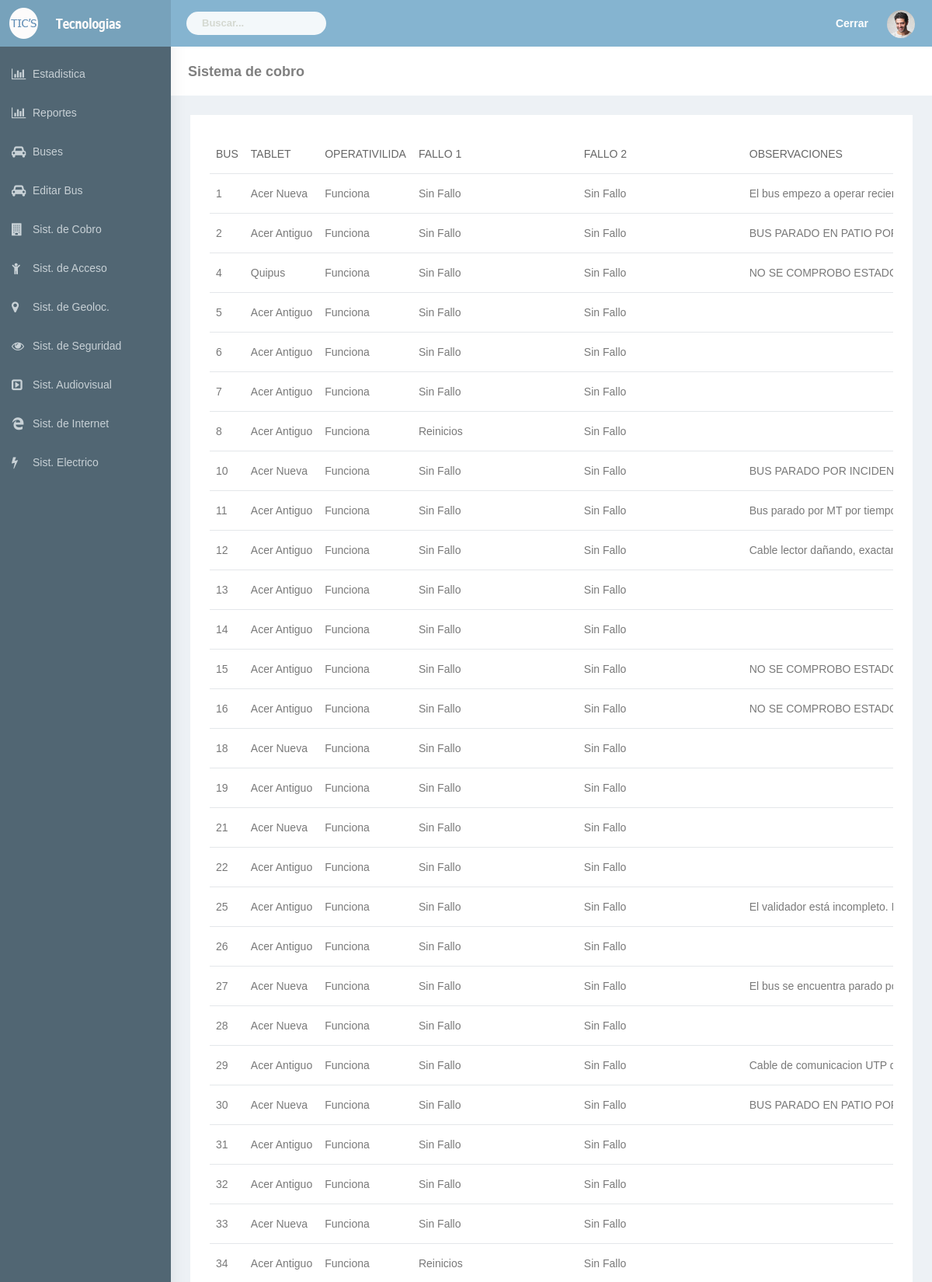
Page /html/muestra_cobro.php?dato=Funciona (upper part) on the committed database.
### tables this page shows
CREATE TABLE `cobro` (
  `idcobro` int(11) NOT NULL,
  `bus_idbus` int(11) NOT NULL,
  `instalacion_idinstalacion` int(11) NOT NULL,
  `usuario_idusuario` int(11) NOT NULL,
  `modelo_tablet` varchar(45) NOT NULL,
  `estado_operativo` varchar(45) NOT NULL,
  `descripcion_fallo_1` varchar(45) NOT NULL,
  `descripcion_fallo_2` varchar(45) NOT NULL,
  `id_validador` varchar(45) NOT NULL,
  `codigo_gamlp` varchar(45) NOT NULL,
  `cod_gamlp` varchar(45) DEFAULT NULL,
  `codigo_mfs` varchar(45) NOT NULL,
  `cod_mfs` varchar(45) DEFAULT NULL,
  `interfaz` varchar(45) NOT NULL,
  `estado_interfaz` varchar(45) NOT NULL,
  `conector_db9` varchar(45) NOT NULL,
  `estado_conector` varchar(45) NOT NULL,
  `ubicacion_cable_comunicacion` varchar(45) NOT NULL,
  `estado_cable_comunicacion` varchar(45) NOT NULL,
  `tipo_cable` varchar(45) NOT NULL,
  `tipo_hub` varchar(45) NOT NULL,
  `condicion_hub` varchar(45) NOT NULL,
  `tipo_conexion_hub` varchar(45) NOT NULL,
  `estado_conexion_hub` varchar(45) NOT NULL,
  `ext_usb` varchar(45) NOT NULL,
  `estado_usb` varchar(45) NOT NULL,
  `ubicacion_cargador` varchar(45) NOT NULL,
  `estado_cargador` varchar(45) NOT NULL,
  `tipo_tarjeta_inteligente` varchar(45) NOT NULL,
  `estado_tarjeta_inteligente` varchar(45) NOT NULL,
  `numero_serie` varchar(45) NOT NULL,
  `id_vsam` varchar(45) NOT NULL,
  `existencia_vsam` varchar(45) NOT NULL,
  `estado_vsam` varchar(45) NOT NULL,
  `tornillos_tapa_validador` varchar(45) NOT NULL,
  `observaciones` varchar(800) NOT NULL,
  `fecha` datetime NOT NULL
);

### html/muestra_cobro.php (the view, shortened to what this page needs)
<?php
include("header.php");
 ?>
        <div id="page-wrapper">
            <div class="container-fluid">
                <div class="row bg-title">
                    <div class="col-lg-3 col-md-4 col-sm-4 col-xs-12">
                        <h4 class="page-title">Sistema de cobro</h4> </div>
                </div>
                <div class="row">
                    <div class="col-sm-12">
                        <div class="white-box">
                            <div class="table  table-striped table-responsive" id="dvData">
                                <table class="table">
                                    <thead>
                                        <tr>
                                            <th>BUS</th>
                                            <th>TABLET</th>
                                            <th>OPERATIVILIDA</th>
                                            <th>FALLO 1</th>
                                            <th>FALLO 2</th>
                                            <th>OBSERVACIONES</th>
                                        </tr>
                                    </thead>
                                    <tbody>
                                       <?php
                                        $dato=$_GET['dato'];
                                        $dat="SELECT bus_idbus, modelo_tablet, estado_operativo,descripcion_fallo_1, descripcion_fallo_2, observaciones  FROM cobro WHERE estado_operativo='$dato' ORDER BY bus_idbus ASC";
                                        $da=mysql_query($dat);
                                        while($c = mysql_fetch_assoc($da))
                                        {
                                        ?>
                                        <tr>
                                             <td class="txt-oflo"> <?php echo $c['bus_idbus'];?> </td>
                                             <td class="txt-oflo"> <?php echo $c['modelo_tablet'];?> </td>
                                               <td class="txt-oflo"> <?php echo $c['estado_operativo'];?> </td>
                                             <td class="txt-oflo"> <?php echo $c['descripcion_fallo_1'];?> </td>
                                             <td class="txt-oflo"> <?php echo $c['descripcion_fallo_2'];?> </td>
                                             <td class="txt-oflo"> <?php echo $c['observaciones'];?> </td>
                                        </tr>
                                             <?php }?>
                                    </tbody>
                                </table>
                                 </div>
                        </div>
                    </div>
                </div>
            </div>
<?php  include("foter.php"); ?>

### html/css/colors/blue-dark.css (style rules this page uses)
body { background:#516673 }

### rows in the picture
cobro: bus_idbus "1", modelo_tablet "Acer Nueva", estado_operativo "Funciona", descripcion_fallo_1 "Sin Fallo", descripcion_fallo_2 "Sin Fallo", observaciones "El bus empezo a operar…"
cobro: bus_idbus "2", modelo_tablet "Acer Antiguo", estado_operativo "Funciona", descripcion_fallo_1 "Sin Fallo", descripcion_fallo_2 "Sin Fallo", observaciones "BUS PARADO EN PATIO…"
cobro: bus_idbus "4", modelo_tablet "Quipus", estado_operativo "Funciona", descripcion_fallo_1 "Sin Fallo", descripcion_fallo_2 "Sin Fallo", observaciones "NO SE COMPROBO…"
cobro: bus_idbus "5", modelo_tablet "Acer Antiguo", estado_operativo "Funciona", descripcion_fallo_1 "Sin Fallo", descripcion_fallo_2 "Sin Fallo"
cobro: bus_idbus "6", modelo_tablet "Acer Antiguo", estado_operativo "Funciona", descripcion_fallo_1 "Sin Fallo", descripcion_fallo_2 "Sin Fallo"
cobro: bus_idbus "7", modelo_tablet "Acer Antiguo", estado_operativo "Funciona", descripcion_fallo_1 "Sin Fallo", descripcion_fallo_2 "Sin Fallo"
cobro: bus_idbus "8", modelo_tablet "Acer Antiguo", estado_operativo "Funciona", descripcion_fallo_1 "Reinicios", descripcion_fallo_2 "Sin Fallo"
cobro: bus_idbus "10", modelo_tablet "Acer Nueva", estado_operativo "Funciona", descripcion_fallo_1 "Sin Fallo", descripcion_fallo_2 "Sin Fallo", observaciones "BUS PARADO POR…"
cobro: bus_idbus "11", modelo_tablet "Acer Antiguo", estado_operativo "Funciona", descripcion_fallo_1 "Sin Fallo", descripcion_fallo_2 "Sin Fallo", observaciones "Bus parado por MT por…"
cobro: bus_idbus "12", modelo_tablet "Acer Antiguo", estado_operativo "Funciona", descripcion_fallo_1 "Sin Fallo", descripcion_fallo_2 "Sin Fallo", observaciones "Cable lector dañando,…"
cobro: bus_idbus "13", modelo_tablet "Acer Antiguo", estado_operativo "Funciona", descripcion_fallo_1 "Sin Fallo", descripcion_fallo_2 "Sin Fallo"
cobro: bus_idbus "14", modelo_tablet "Acer Antiguo", estado_operativo "Funciona", descripcion_fallo_1 "Sin Fallo", descripcion_fallo_2 "Sin Fallo"
cobro: bus_idbus "15", modelo_tablet "Acer Antiguo", estado_operativo "Funciona", descripcion_fallo_1 "Sin Fallo", descripcion_fallo_2 "Sin Fallo", observaciones "NO SE COMPROBO…"
cobro: bus_idbus "16", modelo_tablet "Acer Antiguo", estado_operativo "Funciona", descripcion_fallo_1 "Sin Fallo", descripcion_fallo_2 "Sin Fallo", observaciones "NO SE COMPROBO…"
cobro: bus_idbus "18", modelo_tablet "Acer Nueva", estado_operativo "Funciona", descripcion_fallo_1 "Sin Fallo", descripcion_fallo_2 "Sin Fallo"
cobro: bus_idbus "19", modelo_tablet "Acer Antiguo", estado_operativo "Funciona", descripcion_fallo_1 "Sin Fallo", descripcion_fallo_2 "Sin Fallo"
cobro: bus_idbus "21", modelo_tablet "Acer Nueva", estado_operativo "Funciona", descripcion_fallo_1 "Sin Fallo", descripcion_fallo_2 "Sin Fallo"
cobro: bus_idbus "22", modelo_tablet "Acer Antiguo", estado_operativo "Funciona", descripcion_fallo_1 "Sin Fallo", descripcion_fallo_2 "Sin Fallo"
cobro: bus_idbus "25", modelo_tablet "Acer Antiguo", estado_operativo "Funciona", descripcion_fallo_1 "Sin Fallo", descripcion_fallo_2 "Sin Fallo", observaciones "El validador está incompleto.…"
cobro: bus_idbus "26", modelo_tablet "Acer Antiguo", estado_operativo "Funciona", descripcion_fallo_1 "Sin Fallo", descripcion_fallo_2 "Sin Fallo"
cobro: bus_idbus "27", modelo_tablet "Acer Nueva", estado_operativo "Funciona", descripcion_fallo_1 "Sin Fallo", descripcion_fallo_2 "Sin Fallo", observaciones "El bus se encuentra parado…"
cobro: bus_idbus "28", modelo_tablet "Acer Nueva", estado_operativo "Funciona", descripcion_fallo_1 "Sin Fallo", descripcion_fallo_2 "Sin Fallo"
cobro: bus_idbus "29", modelo_tablet "Acer Antiguo", estado_operativo "Funciona", descripcion_fallo_1 "Sin Fallo", descripcion_fallo_2 "Sin Fallo", observaciones "Cable de comunicacion UTP…"
cobro: bus_idbus "30", modelo_tablet "Acer Nueva", estado_operativo "Funciona", descripcion_fallo_1 "Sin Fallo", descripcion_fallo_2 "Sin Fallo", observaciones "BUS PARADO EN PATIO…"
cobro: bus_idbus "31", modelo_tablet "Acer Antiguo", estado_operativo "Funciona", descripcion_fallo_1 "Sin Fallo", descripcion_fallo_2 "Sin Fallo"
cobro: bus_idbus "32", modelo_tablet "Acer Antiguo", estado_operativo "Funciona", descripcion_fallo_1 "Sin Fallo", descripcion_fallo_2 "Sin Fallo"
cobro: bus_idbus "33", modelo_tablet "Acer Nueva", estado_operativo "Funciona", descripcion_fallo_1 "Sin Fallo", descripcion_fallo_2 "Sin Fallo"
cobro: bus_idbus "34", modelo_tablet "Acer Antiguo", estado_operativo "Funciona", descripcion_fallo_1 "Reinicios", descripcion_fallo_2 "Sin Fallo"
